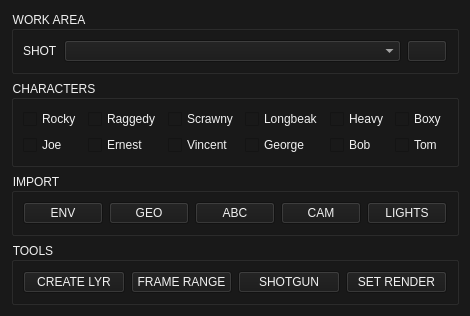
<?xml version="1.0" encoding="UTF-8"?>
<ui version="4.0">
 <class>SB_Form</class>
 <widget class="QWidget" name="SB_Form">
  <property name="enabled">
   <bool>true</bool>
  </property>
  <property name="geometry">
   <rect>
    <x>0</x>
    <y>0</y>
    <width>439</width>
    <height>286</height>
   </rect>
  </property>
  <property name="maximumSize">
   <size>
    <width>800</width>
    <height>600</height>
   </size>
  </property>
  <property name="windowTitle">
   <string>Shot Builder</string>
  </property>
  <property name="styleSheet">
   <string notr="true">background-color: rgb(25, 25, 25);
color: rgb(241, 241, 241);</string>
  </property>
  <layout class="QGridLayout" name="gridLayout">
   <item row="2" column="0">
    <layout class="QGridLayout" name="importLayout">
     <item row="0" column="0">
      <widget class="QGroupBox" name="importGRP">
       <property name="title">
        <string>IMPORT</string>
       </property>
       <layout class="QGridLayout" name="gridLayout_7">
        <item row="0" column="0">
         <widget class="QPushButton" name="envBTN">
          <property name="text">
           <string>ENV</string>
          </property>
         </widget>
        </item>
        <item row="0" column="1">
         <widget class="QPushButton" name="geoBTN">
          <property name="enabled">
           <bool>true</bool>
          </property>
          <property name="text">
           <string>GEO</string>
          </property>
          <property name="flat">
           <bool>false</bool>
          </property>
         </widget>
        </item>
        <item row="0" column="2">
         <widget class="QPushButton" name="abcBTN">
          <property name="enabled">
           <bool>true</bool>
          </property>
          <property name="text">
           <string>ABC</string>
          </property>
         </widget>
        </item>
        <item row="0" column="3">
         <widget class="QPushButton" name="camBTN">
          <property name="text">
           <string>CAM</string>
          </property>
         </widget>
        </item>
        <item row="0" column="4">
         <widget class="QPushButton" name="lightsBTN">
          <property name="text">
           <string>LIGHTS</string>
          </property>
         </widget>
        </item>
       </layout>
      </widget>
     </item>
    </layout>
   </item>
   <item row="0" column="0">
    <layout class="QGridLayout" name="sceneLayout">
     <item row="0" column="0">
      <widget class="QGroupBox" name="sceneGRP">
       <property name="title">
        <string>WORK AREA</string>
       </property>
       <property name="alignment">
        <set>Qt::AlignLeading|Qt::AlignLeft|Qt::AlignVCenter</set>
       </property>
       <layout class="QGridLayout" name="gridLayout_6">
        <item row="0" column="0">
         <widget class="QLabel" name="shotLBL">
          <property name="layoutDirection">
           <enum>Qt::LeftToRight</enum>
          </property>
          <property name="text">
           <string>SHOT</string>
          </property>
         </widget>
        </item>
        <item row="0" column="1">
         <widget class="QComboBox" name="shotBOX">
          <property name="sizePolicy">
           <sizepolicy hsizetype="MinimumExpanding" vsizetype="Fixed">
            <horstretch>0</horstretch>
            <verstretch>0</verstretch>
           </sizepolicy>
          </property>
          <property name="editable">
           <bool>false</bool>
          </property>
          <property name="maxVisibleItems">
           <number>20</number>
          </property>
          <property name="sizeAdjustPolicy">
           <enum>QComboBox::AdjustToContentsOnFirstShow</enum>
          </property>
          <property name="iconSize">
           <size>
            <width>16</width>
            <height>16</height>
           </size>
          </property>
          <property name="frame">
           <bool>true</bool>
          </property>
          <property name="modelColumn">
           <number>0</number>
          </property>
         </widget>
        </item>
        <item row="0" column="2">
         <widget class="QPushButton" name="newSceneBTN">
          <property name="text">
           <string/>
          </property>
          <property name="icon">
           <iconset>
            <normalon>new_scene.png</normalon>
           </iconset>
          </property>
         </widget>
        </item>
       </layout>
      </widget>
     </item>
    </layout>
   </item>
   <item row="1" column="0">
    <layout class="QVBoxLayout" name="characterLayout">
     <item>
      <widget class="QGroupBox" name="characterGRP">
       <property name="title">
        <string>CHARACTERS</string>
       </property>
       <layout class="QGridLayout" name="gridLayout_2">
        <item row="0" column="0">
         <widget class="QCheckBox" name="rockyCHK">
          <property name="text">
           <string>Rocky</string>
          </property>
         </widget>
        </item>
        <item row="0" column="1">
         <widget class="QCheckBox" name="raggedyCHK">
          <property name="text">
           <string>Raggedy</string>
          </property>
         </widget>
        </item>
        <item row="0" column="2">
         <widget class="QCheckBox" name="scrawnyCHK">
          <property name="text">
           <string>Scrawny</string>
          </property>
         </widget>
        </item>
        <item row="0" column="3">
         <widget class="QCheckBox" name="longbeakCHK">
          <property name="text">
           <string>Longbeak</string>
          </property>
         </widget>
        </item>
        <item row="0" column="4">
         <widget class="QCheckBox" name="heavyCHK">
          <property name="text">
           <string>Heavy</string>
          </property>
         </widget>
        </item>
        <item row="0" column="5">
         <widget class="QCheckBox" name="boxyCHK">
          <property name="text">
           <string>Boxy</string>
          </property>
         </widget>
        </item>
        <item row="1" column="0">
         <widget class="QCheckBox" name="joeCHK">
          <property name="text">
           <string>Joe</string>
          </property>
         </widget>
        </item>
        <item row="1" column="1">
         <widget class="QCheckBox" name="ernestCHK">
          <property name="text">
           <string>Ernest</string>
          </property>
         </widget>
        </item>
        <item row="1" column="2">
         <widget class="QCheckBox" name="vincentCHK">
          <property name="text">
           <string>Vincent</string>
          </property>
         </widget>
        </item>
        <item row="1" column="3">
         <widget class="QCheckBox" name="georgeCHK">
          <property name="text">
           <string>George</string>
          </property>
         </widget>
        </item>
        <item row="1" column="4">
         <widget class="QCheckBox" name="bobCHK">
          <property name="text">
           <string>Bob</string>
          </property>
         </widget>
        </item>
        <item row="1" column="5">
         <widget class="QCheckBox" name="tomCHK">
          <property name="text">
           <string>Tom</string>
          </property>
         </widget>
        </item>
       </layout>
      </widget>
     </item>
    </layout>
   </item>
   <item row="3" column="0">
    <layout class="QGridLayout" name="toolLayout">
     <item row="0" column="0">
      <widget class="QGroupBox" name="toolGRP">
       <property name="title">
        <string>TOOLS</string>
       </property>
       <layout class="QGridLayout" name="gridLayout_8">
        <item row="0" column="0">
         <widget class="QPushButton" name="createLayerBTN">
          <property name="text">
           <string>CREATE LYR</string>
          </property>
         </widget>
        </item>
        <item row="0" column="1">
         <widget class="QPushButton" name="frameRangeBTN">
          <property name="text">
           <string>FRAME RANGE</string>
          </property>
         </widget>
        </item>
        <item row="0" column="2">
         <widget class="QPushButton" name="shotgunBTN">
          <property name="text">
           <string>SHOTGUN</string>
          </property>
         </widget>
        </item>
        <item row="0" column="3">
         <widget class="QPushButton" name="renderBTN">
          <property name="text">
           <string>SET RENDER</string>
          </property>
         </widget>
        </item>
       </layout>
      </widget>
     </item>
    </layout>
   </item>
  </layout>
 </widget>
 <resources/>
 <connections/>
</ui>
